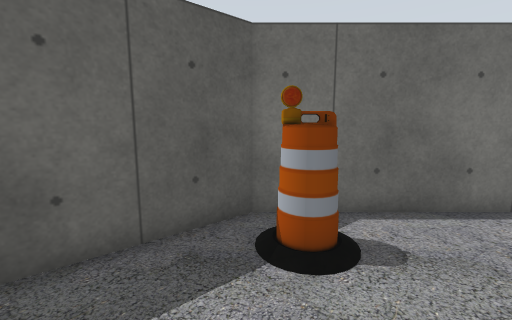
View 1 (above)

21 first-person views from a walk through a robot-simulator world made for Gazebo. The camera is 1.2 m above the floor, tilts 8° down and sees 90° across. The lines on the ground mark 1 m squares. The floor is counted in squares, 0.5 m on a side. Each view is taken from the middle of a square. On the plan, view 1 faces up. The plan holds only what a view shows up to about 17 squares ahead; the rest is blank. The place goes on beyond the plan. Gazebo's built-in surfaces are drawn with simple patterns.

View 2
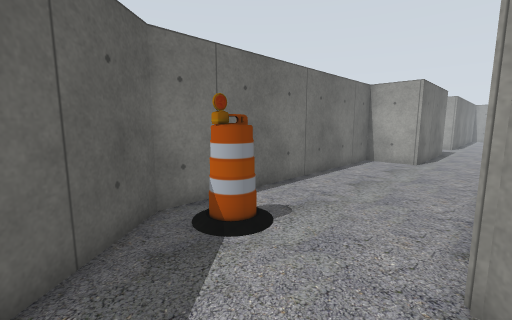

View 3
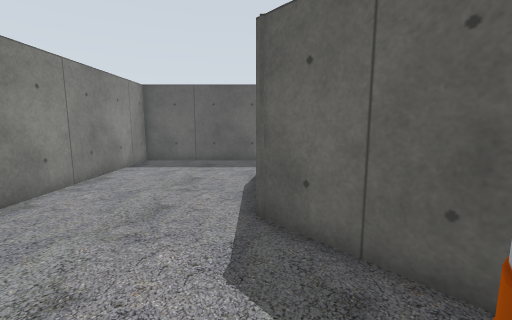

View 4
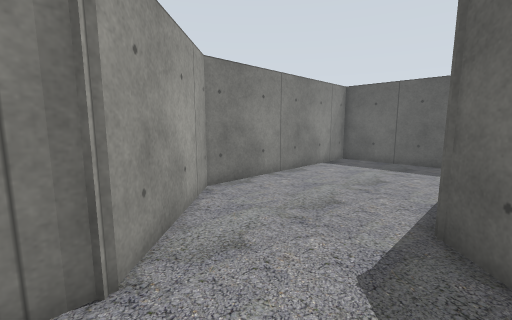

View 5
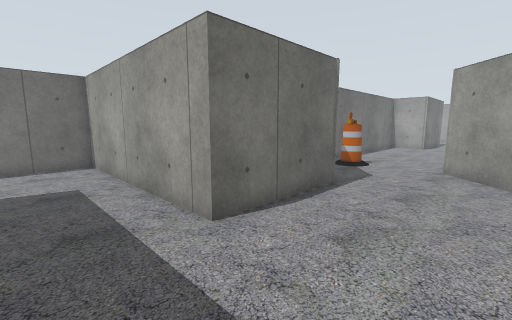

View 6
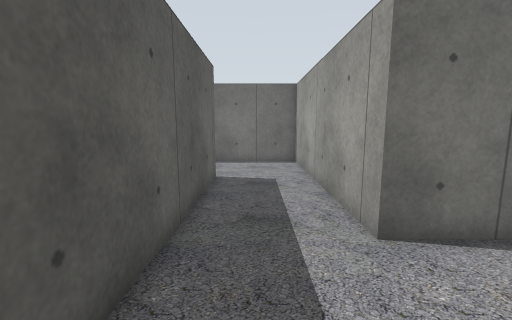

View 7
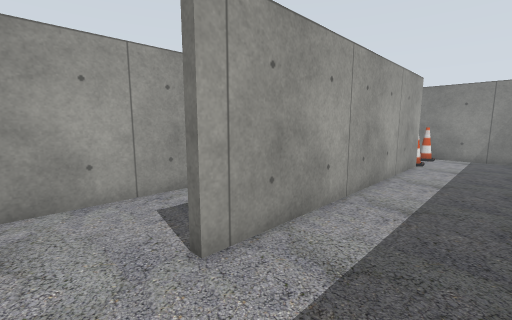

View 8
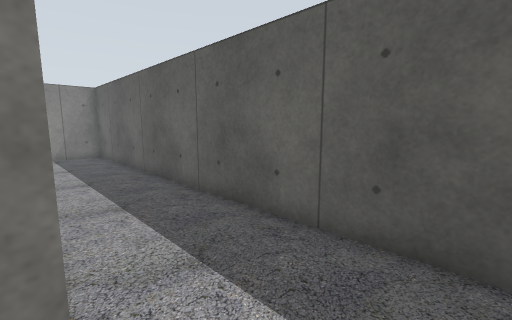

View 9
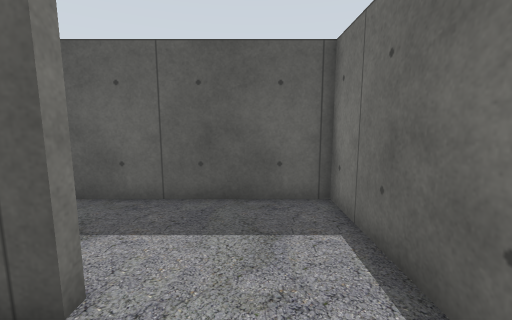

View 10
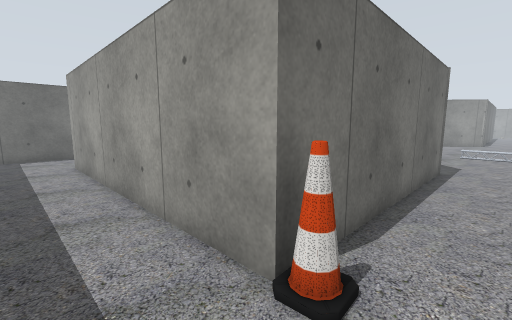

View 11
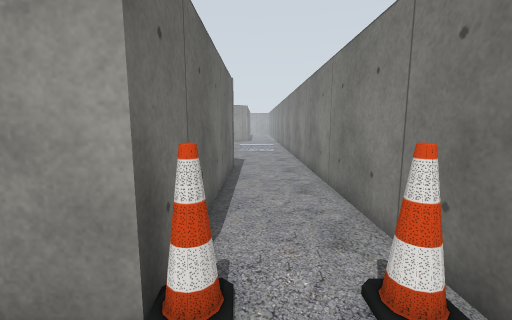

View 12
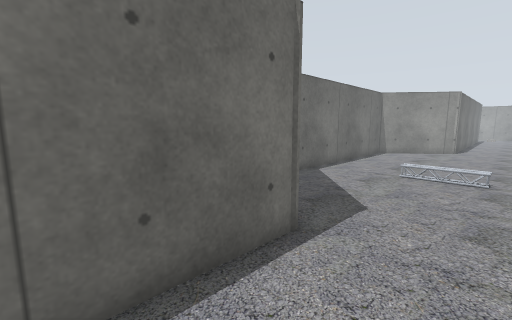

View 13
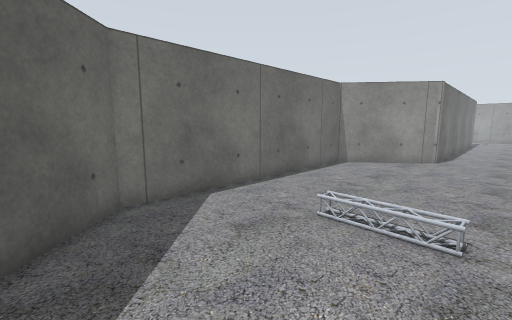

View 14
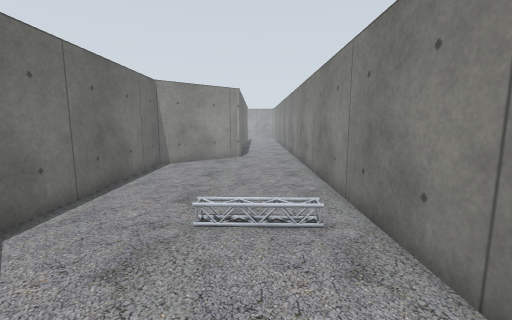

View 15
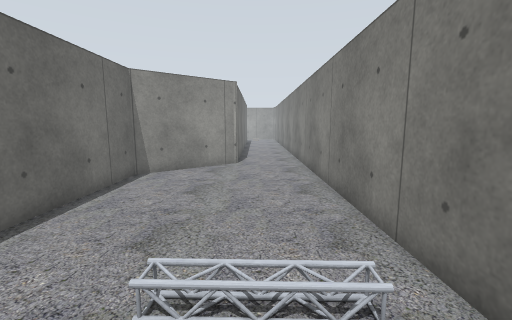

View 16
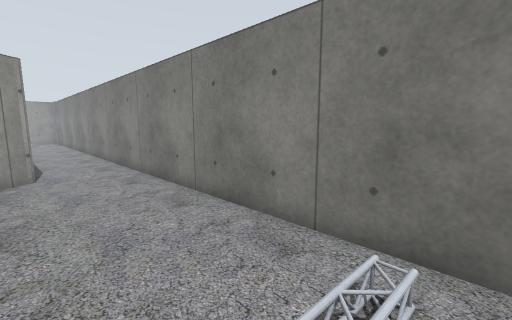

View 17
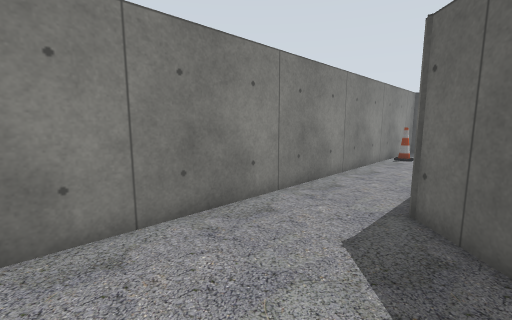

View 18
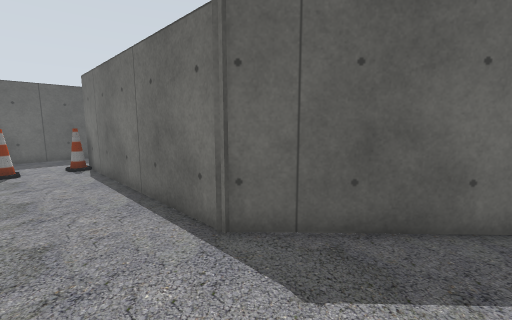

View 19
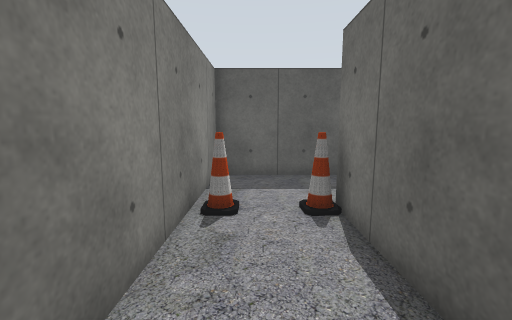

View 20
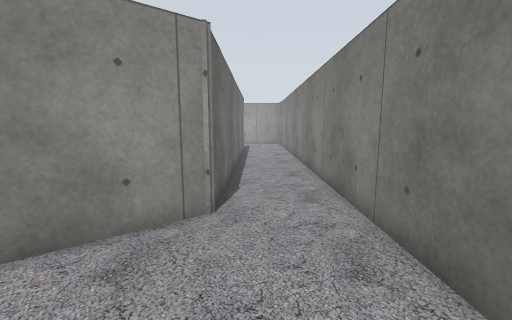

View 21
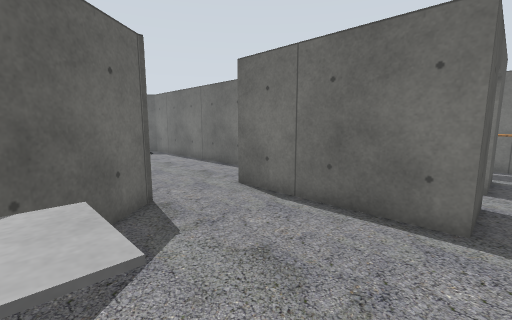

### Floor plan
Ten units are one square. View 1 is at (0, 0); x grows to the right and y downward. Boxes are objects, and circles mark ways between rooms. Rooms are numbered by the first view taken in them; rooms with no view inside come last. Other rooms are left out.
<svg viewBox="-205 -149 435 243">
<path fill="none" stroke="#000" d="M-149 -96 -149 43 -36 43 11 -2 22 -2M142 -38 142 -68 -1 -68 -44 -31 -105 -31 -105 -144 -145 -144M-153 46 -153 -96 -149 -96M-145 -144 -200 -144 -200 89 -155 89M178 49 140 2 13 2 -34 47 -146 47M225 47 182 47M-155 89 225 89M141 -3 169 31M216 -38 142 -38"/>
<rect x="-5" y="-55" width="30" height="20" fill="#bbb"><title>barrel</title></rect>
<rect x="-155" y="45" width="10" height="10" fill="#bbb"><title>cone</title></rect>
<rect x="-155" y="75" width="10" height="10" fill="#bbb"><title>cone</title></rect>
<rect x="45" y="45" width="10" height="40" fill="#bbb"><title>other object</title></rect>
<rect x="175" y="15" width="30" height="20" fill="#bbb"><title>cafe table</title></rect>
<circle cx="-150" cy="-115" r="3" fill="#2a7"/>
<circle cx="123" cy="-20" r="3" fill="#2a7"/>
<circle cx="-157" cy="70" r="3" fill="#2a7"/>
<text x="-30" y="-30">1</text>
<text x="-170" y="-30">2</text>
<text x="50" y="50">3</text>
<text x="180" y="0">4</text>
</svg>
Room 1 opens to room 2. Room 1 opens to room 4. Room 2 opens to room 3.

Where each view was taken, in squares from view 1:
view 1: 0 up, 0 right, facing up
view 2: 0 up, 3 left, facing up-right
view 3: 3 up, 2 right, facing left
view 4: 4 up, 2 right, facing down-left
view 5: 2 down, 14 left, facing up-right
view 6: 2 down, 13 left, facing up
view 7: 12 up, 19 left, facing down-right
view 8: 12 up, 15 left, facing down-left
view 9: 12 up, 12 left, facing left
view 10: 7 down, 18 left, facing up-right
view 11: 6 down, 18 left, facing right
view 12: 8 down, 8 left, facing up-right
view 13: 8 down, 1 left, facing up-right
view 14: 6 down, 1 left, facing right
view 15: 6 down, 2 right, facing right
view 16: 4 down, 4 right, facing down-right
view 17: 3 down, 4 right, facing down-left
view 18: 8 down, 1 right, facing up-left
view 19: 7 down, 8 left, facing left
view 20: 6 down, 11 right, facing right
view 21: 3 down, 22 right, facing up-left
